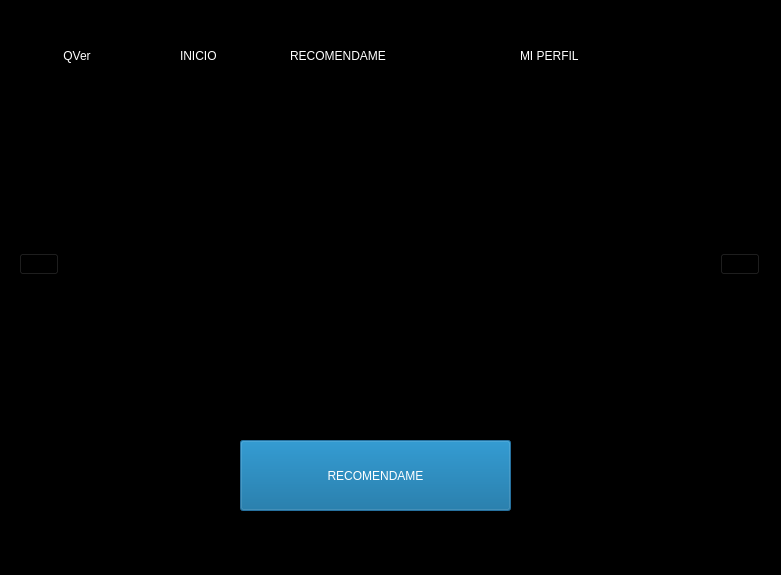
<?xml version="1.0" encoding="UTF-8"?>
<ui version="4.0">
 <class>Dialog</class>
 <widget class="QDialog" name="Dialog">
  <property name="geometry">
   <rect>
    <x>0</x>
    <y>0</y>
    <width>781</width>
    <height>575</height>
   </rect>
  </property>
  <property name="windowTitle">
   <string>Dialog</string>
  </property>
  <property name="styleSheet">
   <string notr="true">background-color: rgb(0, 0, 0)</string>
  </property>
  <widget class="QPushButton" name="superRecomendame">
   <property name="geometry">
    <rect>
     <x>240</x>
     <y>440</y>
     <width>271</width>
     <height>71</height>
    </rect>
   </property>
   <property name="styleSheet">
    <string notr="true">QPushButton {

	
	background-color: rgb(0, 100, 150);
	font: 46pt &quot;Jurassic Park&quot;;
color: rgb(255, 255, 255);

}</string>
   </property>
   <property name="text">
    <string>RECOMENDAME</string>
   </property>
  </widget>
  <widget class="QLabel" name="botonRecomendame">
   <property name="geometry">
    <rect>
     <x>290</x>
     <y>40</y>
     <width>201</width>
     <height>31</height>
    </rect>
   </property>
   <property name="styleSheet">
    <string notr="true">color: rgb(255, 255, 255);
font: 16pt &quot;BatmanForeverAlternate&quot;;</string>
   </property>
   <property name="text">
    <string>RECOMENDAME</string>
   </property>
  </widget>
  <widget class="QLabel" name="botonMiPerfil">
   <property name="geometry">
    <rect>
     <x>520</x>
     <y>40</y>
     <width>151</width>
     <height>31</height>
    </rect>
   </property>
   <property name="styleSheet">
    <string notr="true">color: rgb(255, 255, 255);
font: 16pt &quot;BatmanForeverAlternate&quot;;</string>
   </property>
   <property name="text">
    <string>MI PERFIL</string>
   </property>
  </widget>
  <widget class="QLabel" name="botonInicio">
   <property name="geometry">
    <rect>
     <x>180</x>
     <y>40</y>
     <width>81</width>
     <height>31</height>
    </rect>
   </property>
   <property name="styleSheet">
    <string notr="true">color: rgb(255, 255, 255);
font: 16pt &quot;BatmanForeverAlternate&quot;;</string>
   </property>
   <property name="text">
    <string>INICIO</string>
   </property>
  </widget>
  <widget class="QWidget" name="horizontalLayoutWidget">
   <property name="geometry">
    <rect>
     <x>19</x>
     <y>139</y>
     <width>741</width>
     <height>251</height>
    </rect>
   </property>
   <layout class="QHBoxLayout" name="horizontalLayout">
    <item>
     <widget class="QPushButton" name="anteriores">
      <property name="sizePolicy">
       <sizepolicy hsizetype="Fixed" vsizetype="Fixed">
        <horstretch>0</horstretch>
        <verstretch>0</verstretch>
       </sizepolicy>
      </property>
      <property name="text">
       <string/>
      </property>
      <property name="icon">
       <iconset resource="xz.qrc">
        <normaloff>:/iconos/Images-UI/botonAnt.png</normaloff>:/iconos/Images-UI/botonAnt.png</iconset>
      </property>
     </widget>
    </item>
    <item>
     <widget class="QLabel" name="peli1">
      <property name="sizePolicy">
       <sizepolicy hsizetype="Ignored" vsizetype="Ignored">
        <horstretch>0</horstretch>
        <verstretch>0</verstretch>
       </sizepolicy>
      </property>
      <property name="text">
       <string/>
      </property>
      <property name="pixmap">
       <pixmap resource="xz.qrc">:/pelis/Images-UI/51poKKV63GL.jpg</pixmap>
      </property>
      <property name="scaledContents">
       <bool>true</bool>
      </property>
     </widget>
    </item>
    <item>
     <widget class="QLabel" name="peli2">
      <property name="sizePolicy">
       <sizepolicy hsizetype="Ignored" vsizetype="Ignored">
        <horstretch>0</horstretch>
        <verstretch>0</verstretch>
       </sizepolicy>
      </property>
      <property name="text">
       <string/>
      </property>
      <property name="pixmap">
       <pixmap resource="xz.qrc">:/pelis/Images-UI/931823302_o.jpg</pixmap>
      </property>
      <property name="scaledContents">
       <bool>true</bool>
      </property>
     </widget>
    </item>
    <item>
     <widget class="QLabel" name="peli3">
      <property name="sizePolicy">
       <sizepolicy hsizetype="Ignored" vsizetype="Ignored">
        <horstretch>0</horstretch>
        <verstretch>0</verstretch>
       </sizepolicy>
      </property>
      <property name="text">
       <string/>
      </property>
      <property name="pixmap">
       <pixmap resource="xz.qrc">:/pelis/Images-UI/John-Wick-2-900x0-c-default.jpg</pixmap>
      </property>
      <property name="scaledContents">
       <bool>true</bool>
      </property>
     </widget>
    </item>
    <item>
     <widget class="QLabel" name="peli4">
      <property name="sizePolicy">
       <sizepolicy hsizetype="Ignored" vsizetype="Ignored">
        <horstretch>0</horstretch>
        <verstretch>0</verstretch>
       </sizepolicy>
      </property>
      <property name="text">
       <string/>
      </property>
      <property name="pixmap">
       <pixmap resource="xz.qrc">:/pelis/Images-UI/black-panther-web.jpg</pixmap>
      </property>
      <property name="scaledContents">
       <bool>true</bool>
      </property>
     </widget>
    </item>
    <item>
     <widget class="QPushButton" name="siguientes">
      <property name="sizePolicy">
       <sizepolicy hsizetype="Fixed" vsizetype="Fixed">
        <horstretch>0</horstretch>
        <verstretch>0</verstretch>
       </sizepolicy>
      </property>
      <property name="text">
       <string/>
      </property>
      <property name="icon">
       <iconset resource="xz.qrc">
        <normaloff>:/iconos/Images-UI/botonSig.png</normaloff>:/iconos/Images-UI/botonSig.png</iconset>
      </property>
     </widget>
    </item>
   </layout>
  </widget>
  <widget class="QLabel" name="Qver">
   <property name="geometry">
    <rect>
     <x>60</x>
     <y>40</y>
     <width>61</width>
     <height>31</height>
    </rect>
   </property>
   <property name="styleSheet">
    <string notr="true">font: 18pt &quot;Avengeance&quot;;
color: rgb(255, 255, 255);
background-color: rgba(0, 0, 0,0%);</string>
   </property>
   <property name="text">
    <string> QVer</string>
   </property>
  </widget>
 </widget>
 <resources>
  <include location="xz.qrc"/>
 </resources>
 <connections/>
</ui>
